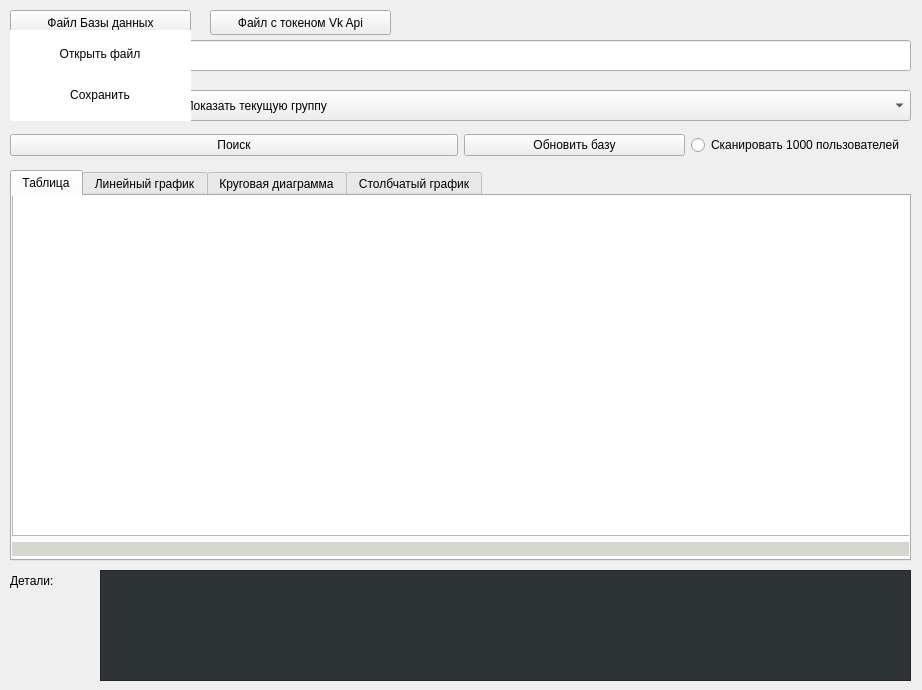
<?xml version="1.0" encoding="UTF-8"?>
<ui version="4.0">
 <class>Form</class>
 <widget class="QWidget" name="Form">
  <property name="geometry">
   <rect>
    <x>0</x>
    <y>0</y>
    <width>922</width>
    <height>690</height>
   </rect>
  </property>
  <property name="windowTitle">
   <string>АПИГВ</string>
  </property>
  <widget class="QLabel" name="label_3">
   <property name="geometry">
    <rect>
     <x>10</x>
     <y>570</y>
     <width>71</width>
     <height>21</height>
    </rect>
   </property>
   <property name="text">
    <string>Детали:</string>
   </property>
  </widget>
  <widget class="QLabel" name="label_2">
   <property name="geometry">
    <rect>
     <x>10</x>
     <y>90</y>
     <width>141</width>
     <height>31</height>
    </rect>
   </property>
   <property name="text">
    <string>Категории анализа:</string>
   </property>
  </widget>
  <widget class="QComboBox" name="comboBox">
   <property name="geometry">
    <rect>
     <x>180</x>
     <y>90</y>
     <width>731</width>
     <height>31</height>
    </rect>
   </property>
   <property name="editable">
    <bool>false</bool>
   </property>
   <item>
    <property name="text">
     <string>Показать текущую группу</string>
    </property>
   </item>
   <item>
    <property name="text">
     <string>Пол</string>
    </property>
   </item>
   <item>
    <property name="text">
     <string>Возраст</string>
    </property>
   </item>
   <item>
    <property name="text">
     <string>Кол-во &quot;banned&quot;</string>
    </property>
   </item>
   <item>
    <property name="text">
     <string>Кол-во &quot;deleted&quot;</string>
    </property>
   </item>
  </widget>
  <widget class="QLineEdit" name="site">
   <property name="geometry">
    <rect>
     <x>180</x>
     <y>40</y>
     <width>731</width>
     <height>31</height>
    </rect>
   </property>
   <property name="readOnly">
    <bool>false</bool>
   </property>
  </widget>
  <widget class="QLabel" name="label">
   <property name="geometry">
    <rect>
     <x>10</x>
     <y>40</y>
     <width>161</width>
     <height>31</height>
    </rect>
   </property>
   <property name="text">
    <string>Ссылка на группу Вк:</string>
   </property>
  </widget>
  <widget class="QTabWidget" name="tabWidget">
   <property name="geometry">
    <rect>
     <x>10</x>
     <y>170</y>
     <width>901</width>
     <height>391</height>
    </rect>
   </property>
   <property name="currentIndex">
    <number>0</number>
   </property>
   <widget class="QWidget" name="tab">
    <attribute name="title">
     <string>Таблица</string>
    </attribute>
    <widget class="QWidget" name="verticalLayoutWidget_2">
     <property name="geometry">
      <rect>
       <x>0</x>
       <y>-1</y>
       <width>901</width>
       <height>361</height>
      </rect>
     </property>
     <layout class="QVBoxLayout" name="verticalLayout_2">
      <item>
       <widget class="QTableWidget" name="tableWidget"/>
      </item>
      <item>
       <widget class="QLabel" name="l_count">
        <property name="styleSheet">
         <string notr="true">border-color: rgb(0, 0, 0);
gridline-color: rgb(0, 0, 0);
background-color: rgb(211, 215, 207);</string>
        </property>
        <property name="text">
         <string/>
        </property>
       </widget>
      </item>
     </layout>
    </widget>
   </widget>
   <widget class="QWidget" name="tab_3">
    <attribute name="title">
     <string>Линейный график</string>
    </attribute>
    <widget class="PlotWidget" name="graphicsView">
     <property name="geometry">
      <rect>
       <x>0</x>
       <y>0</y>
       <width>901</width>
       <height>361</height>
      </rect>
     </property>
    </widget>
    <widget class="QWidget" name="widget_2" native="true">
     <property name="geometry">
      <rect>
       <x>710</x>
       <y>0</y>
       <width>191</width>
       <height>71</height>
      </rect>
     </property>
     <property name="styleSheet">
      <string notr="true">background-color: rgb(211, 215, 207);</string>
     </property>
     <widget class="QWidget" name="gridLayoutWidget">
      <property name="geometry">
       <rect>
        <x>0</x>
        <y>0</y>
        <width>191</width>
        <height>71</height>
       </rect>
      </property>
      <layout class="QGridLayout" name="gridLayout">
       <item row="1" column="0">
        <widget class="QLabel" name="label_5">
         <property name="text">
          <string>Минимум:</string>
         </property>
        </widget>
       </item>
       <item row="1" column="1">
        <widget class="Line" name="line_2">
         <property name="styleSheet">
          <string notr="true">background-color: rgb(0, 0, 255);</string>
         </property>
         <property name="orientation">
          <enum>Qt::Horizontal</enum>
         </property>
        </widget>
       </item>
       <item row="0" column="2">
        <widget class="QLabel" name="maximum">
         <property name="text">
          <string/>
         </property>
        </widget>
       </item>
       <item row="1" column="2">
        <widget class="QLabel" name="minimum">
         <property name="text">
          <string/>
         </property>
        </widget>
       </item>
       <item row="0" column="1">
        <widget class="Line" name="line">
         <property name="styleSheet">
          <string notr="true">background-color: rgb(0, 255, 0);</string>
         </property>
         <property name="orientation">
          <enum>Qt::Horizontal</enum>
         </property>
        </widget>
       </item>
       <item row="0" column="0">
        <widget class="QLabel" name="label_4">
         <property name="text">
          <string>Максимум:</string>
         </property>
        </widget>
       </item>
      </layout>
     </widget>
    </widget>
    <widget class="QLabel" name="y_axis">
     <property name="geometry">
      <rect>
       <x>20</x>
       <y>0</y>
       <width>531</width>
       <height>17</height>
      </rect>
     </property>
     <property name="styleSheet">
      <string notr="true">color: rgb(186, 189, 182);</string>
     </property>
     <property name="text">
      <string/>
     </property>
    </widget>
    <widget class="QLabel" name="x_axis">
     <property name="geometry">
      <rect>
       <x>750</x>
       <y>300</y>
       <width>131</width>
       <height>20</height>
      </rect>
     </property>
     <property name="styleSheet">
      <string notr="true">color: rgb(186, 189, 182);</string>
     </property>
     <property name="text">
      <string/>
     </property>
    </widget>
   </widget>
   <widget class="QWidget" name="tab_2">
    <attribute name="title">
     <string>Круговая диаграмма</string>
    </attribute>
   </widget>
   <widget class="QWidget" name="tab_4">
    <attribute name="title">
     <string>Столбчатый график</string>
    </attribute>
   </widget>
  </widget>
  <widget class="QTextEdit" name="logs">
   <property name="geometry">
    <rect>
     <x>100</x>
     <y>570</y>
     <width>811</width>
     <height>111</height>
    </rect>
   </property>
   <property name="font">
    <font>
     <pointsize>8</pointsize>
    </font>
   </property>
   <property name="styleSheet">
    <string notr="true">background-color: rgb(46, 52, 54);
color: rgb(255, 255, 255);</string>
   </property>
  </widget>
  <widget class="QPushButton" name="btn_file_db">
   <property name="geometry">
    <rect>
     <x>10</x>
     <y>10</y>
     <width>181</width>
     <height>25</height>
    </rect>
   </property>
   <property name="text">
    <string>Файл Базы данных</string>
   </property>
  </widget>
  <widget class="QPushButton" name="btn_file_token">
   <property name="geometry">
    <rect>
     <x>210</x>
     <y>10</y>
     <width>181</width>
     <height>25</height>
    </rect>
   </property>
   <property name="text">
    <string>Файл с токеном Vk Api</string>
   </property>
  </widget>
  <widget class="QWidget" name="widget" native="true">
   <property name="enabled">
    <bool>true</bool>
   </property>
   <property name="geometry">
    <rect>
     <x>10</x>
     <y>30</y>
     <width>181</width>
     <height>91</height>
    </rect>
   </property>
   <property name="styleSheet">
    <string notr="true">background-color: rgb(255, 255, 255);</string>
   </property>
   <widget class="QWidget" name="verticalLayoutWidget">
    <property name="geometry">
     <rect>
      <x>0</x>
      <y>0</y>
      <width>180</width>
      <height>89</height>
     </rect>
    </property>
    <layout class="QVBoxLayout" name="verticalLayout">
     <item>
      <widget class="QPushButton" name="btn_open">
       <property name="font">
        <font>
         <kerning>false</kerning>
        </font>
       </property>
       <property name="text">
        <string>Открыть файл</string>
       </property>
       <property name="default">
        <bool>false</bool>
       </property>
       <property name="flat">
        <bool>true</bool>
       </property>
      </widget>
     </item>
     <item>
      <widget class="QPushButton" name="btn_save">
       <property name="text">
        <string>Сохранить</string>
       </property>
       <property name="flat">
        <bool>true</bool>
       </property>
      </widget>
     </item>
    </layout>
   </widget>
  </widget>
  <widget class="QWidget" name="horizontalLayoutWidget">
   <property name="geometry">
    <rect>
     <x>10</x>
     <y>130</y>
     <width>901</width>
     <height>31</height>
    </rect>
   </property>
   <layout class="QHBoxLayout" name="horizontalLayout">
    <item>
     <widget class="QPushButton" name="btn_search">
      <property name="enabled">
       <bool>true</bool>
      </property>
      <property name="text">
       <string>Поиск</string>
      </property>
     </widget>
    </item>
    <item>
     <layout class="QHBoxLayout" name="horizontalLayout_2">
      <item>
       <widget class="QPushButton" name="btn_update">
        <property name="text">
         <string>Обновить базу</string>
        </property>
       </widget>
      </item>
      <item>
       <widget class="QRadioButton" name="rbtn_one1k">
        <property name="text">
         <string>Сканировать 1000 пользователей</string>
        </property>
       </widget>
      </item>
     </layout>
    </item>
   </layout>
  </widget>
  <widget class="QLabel" name="status">
   <property name="geometry">
    <rect>
     <x>710</x>
     <y>160</y>
     <width>201</width>
     <height>31</height>
    </rect>
   </property>
   <property name="text">
    <string/>
   </property>
  </widget>
 </widget>
 <customwidgets>
  <customwidget>
   <class>PlotWidget</class>
   <extends>QGraphicsView</extends>
   <header>pyqtgraph</header>
  </customwidget>
 </customwidgets>
 <resources/>
 <connections/>
</ui>
